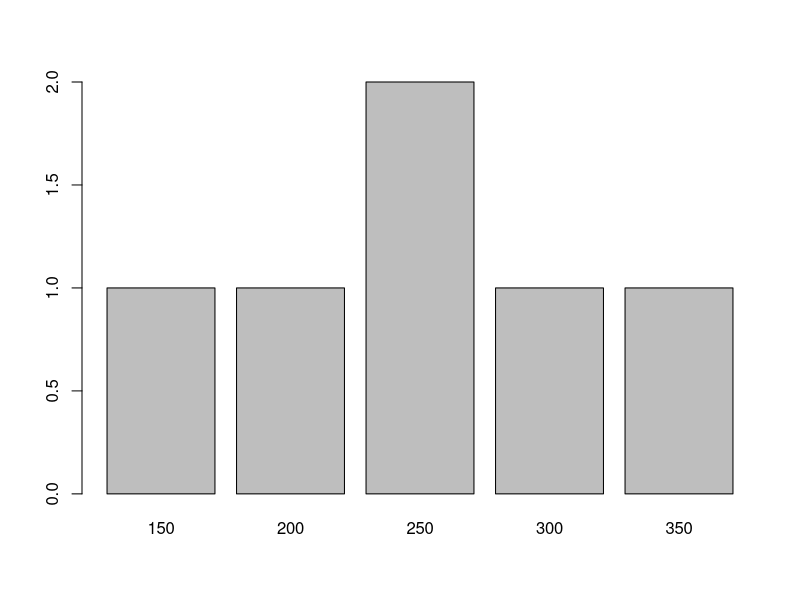
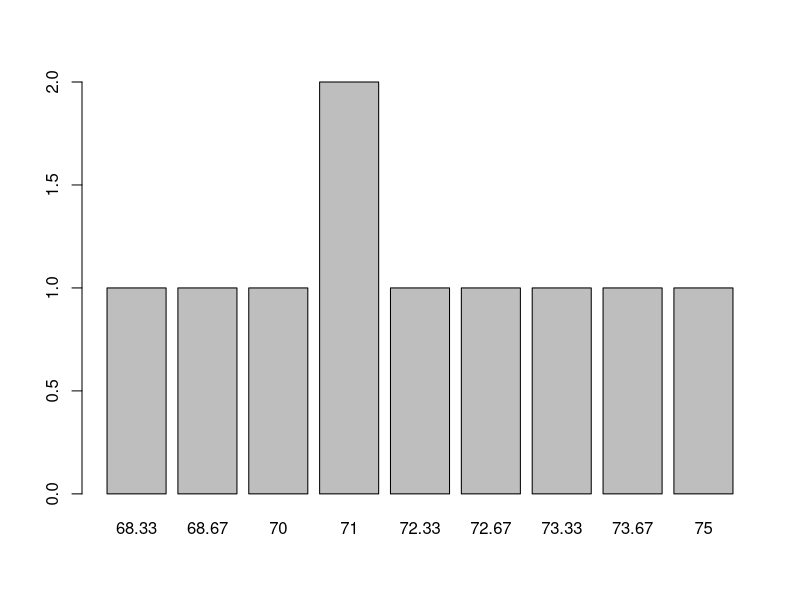

Generate these figures, in order, with R:
## ---- chunk 1
N <- c(100,200,300,400)
mean(N)
## ---- chunk 2
m <- combn(N, 2)
m
## ---- chunk 3
xbars <- colMeans(m) 
xbars
## ---- chunk 4
table(xbars)
## ---- chunk 5
prop.table(table(xbars))
## ---- chunk 6
barplot(table(xbars))
## ---- chunk 7
sum(xbars)
## ---- chunk 8
gran.media <- mean(xbars)
gran.media
## ---- chunk 9
var.muestral <- function(xbars){
  sum((xbars - mean(xbars))**2)/length(xbars)
}

vm <- var.muestral(xbars)
vm
## ---- chunk 10
err.std <- sqrt(vm)
err.std
## ---- chunk 11
Ventas <- c(68,73,65,80,72)
mean(Ventas)
## ---- chunk 12
mue <- combn(Ventas, 3)
mue
## ---- chunk 13
medias <- round(colMeans(mue),2)
medias
## ---- chunk 14
table(medias)
## ---- chunk 15
prop.table(table(medias))
## ---- chunk 16
barplot(table(medias))
## ---- chunk 17
media.de.medias <- mean(medias)
media.de.medias
## ---- chunk 18
var.muestral.1 <- function(medias){
  sum((medias - mean(medias))**2)/length(medias)
}

vm.1 <- var.muestral.1(medias)
vm.1
## ---- chunk 19
err.std.1 <- sqrt(vm.1)
err.std.1 
